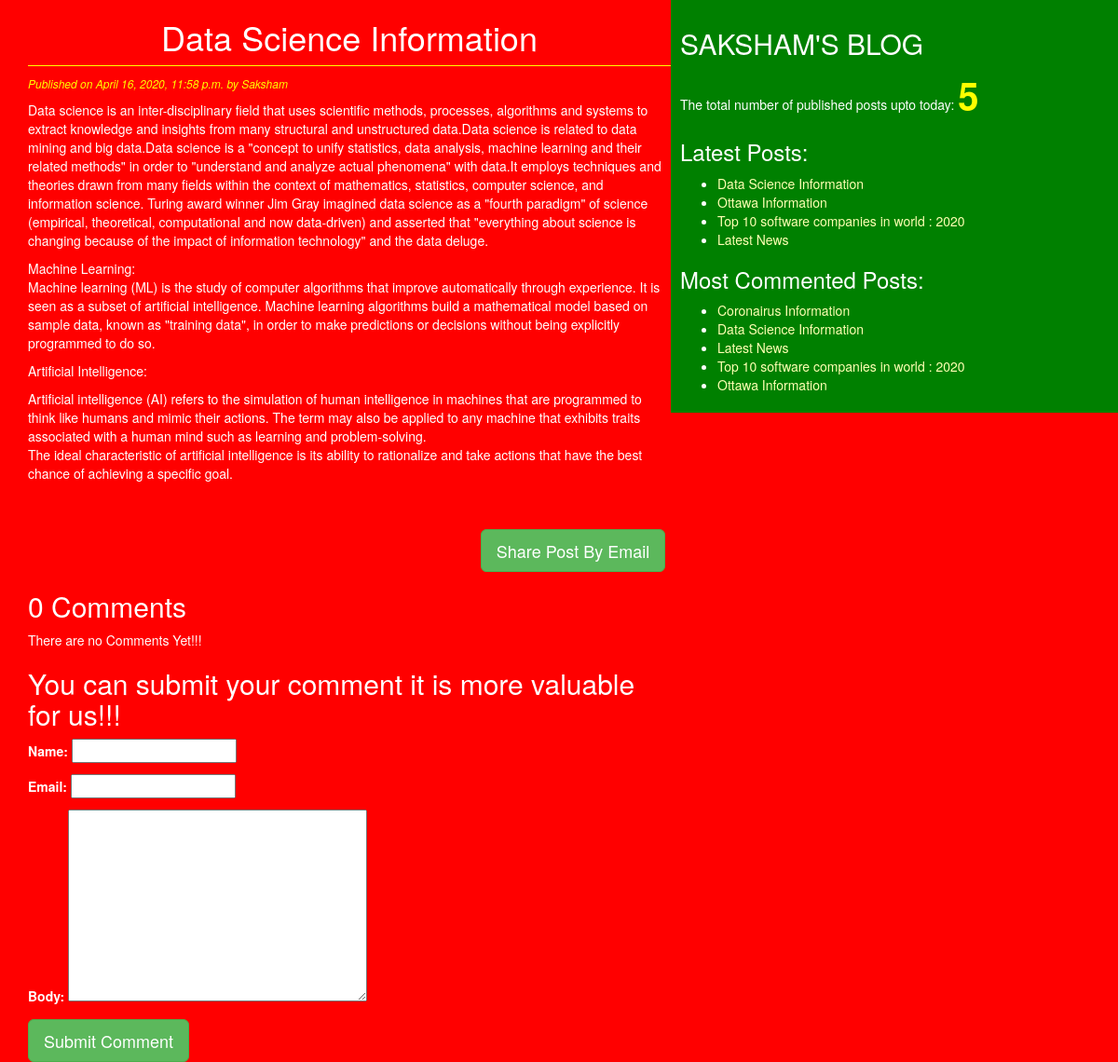
/2020/04/16/data-science-information/, run on the app's committed database.
### blog/models.py (models this page shows, shortened)
class Post(models.Model):
    STATUS_CHOICES=(('draft','Draft'),('published','Published'))
    title=models.CharField(max_length=256)
    slug=models.SlugField(max_length=264,unique_for_date='publish')
    author=models.ForeignKey(User,related_name='blog_posts',on_delete=models.DO_NOTHING)
    body=models.TextField()
    publish=models.DateTimeField(default=timezone.now)
    created=models.DateTimeField(auto_now_add=True)
    updated=models.DateTimeField(auto_now=True)
    status=models.CharField(max_length=10,choices=STATUS_CHOICES,default='draft')
    objects=CustomManager()
    tags=TaggableManager()
    class Meta:
        ordering=('-publish',)
    def get_absolute_url(self):
        return reverse('post_detail',args=[self.publish.year,self.publish.strftime('%m'),self.publish.strftime('%d'),self.slug])

### blog/views.py (the view)
# urls.py: url(r'^(?P<year>\d{4})/(?P<month>\d{2})/(?P<day>\d{2})/(?P<post>[-\w]+)/$', views.post_detail_view,name='post_detail'),
def post_detail_view(request,year,month,day,post):
    post=get_object_or_404(Post,slug=post,
                                status='published',
                                publish__year=year,
                                publish__month=month,
                                publish__day=day)
    comments=post.comments.filter(active=True)
    csubmit=False
    if request.method=='POST':
        form=CommentForm(request.POST)
        if form.is_valid():
            new_comment=form.save(commit=False)
            new_comment.post=post
            new_comment.save()
            csubmit=True
    else:
        form=CommentForm()
    return render(request,'blog/post_detail.html',{'post':post,'form':form,'csubmit':csubmit,'comments':comments})

### blog/forms.py
class CommentForm(forms.ModelForm):
    class Meta:
        model=Comment
        fields=('name','email','body')

### blog/models.py (called while the page is built)
    def get_queryset(self):
        return super().get_queryset().filter(status='published')

### blog/templatetags/blog_tags.py (called while the page is built)
@register.simple_tag(name='my_tag')
def total_posts():
    return Post.objects.count()

@register.inclusion_tag('blog/latest_posts123.html')
def show_latest_posts(count=3):
    latest_posts=Post.objects.order_by('-publish')[:count]
    return {'latest_posts':latest_posts}

@register.simple_tag
def get_most_commented_posts(count=5):
    return Post.objects.annotate(total_comments=Count('comments')).order_by('-total_comments')[:count]

### templates/blog/post_detail.html (shortened to what this page needs)
{%extends 'blog/base.html' %}
    {%block content%}
      <h1>{{post.title}}</h1>
      <p id='date'>Published on {{post.publish}} by {{post.author|title}}</p>
      {{post.body|linebreaks}}<br><br>
      <div class="container" align='center'>
        <a href="/{{post.id}}/share" class="btn btn-lg btn-success">Share Post By Email</a>
      </div>
      {% with comments.count as comments_count%}
        <h2>{{comments_count}} Comment{{comments_count|pluralize}}</h2>
      {%endwith%}
      {%if comments%}
        {%for comment in comments%}
             <p id='ch'>Comment {{forloop.counter}} by {{comment.name}} on {{comment.created}}</p>
             <div class="cb">{{comment.body|linebreaks}}</div>
         {%endfor%}
         <hr>
          {%else%}
            <p>There are no Comments Yet!!!</p>
      {%endif%}
      {%if csubmit %}
          <h2>Your Comment Added Successfully </h2>
          {%else%}
          <h2>You can submit your comment it is more valuable for us!!!</h2>
             <form method="post">
               {{form.as_p}}
               <input type="submit" class='btn btn-success btn-lg' value="Submit Comment">
             </form>
        {%endif%}
    {%endblock%}

### templates/blog/base.html (shortened to what this page needs)
<!DOCTYPE html>
{%load blog_tags%}
{%load staticfiles%}
<html lang="en" dir="ltr">
  <head>
    <link rel="stylesheet" href="https://maxcdn.bootstrapcdn.com/bootstrap/3.3.7/css/bootstrap.min.css">
    <link rel="stylesheet" href="{%static "css/blog.css" %}">
  </head>
  <body>
    <div class="content">
      {%block content%}{%endblock%}
    </div>
    <div class='sidebar'>
      <h2>SAKSHAM'S BLOG</h2>
      <p>The total number of published posts upto today: <span id='pcount'>{% my_tag%}</span> </p>
      <h3>Latest Posts:</h3>{%show_latest_posts 4%}
      <h3>Most Commented Posts:</h3>
      {%get_most_commented_posts as most_commented_posts%}
      <ul>
         {%for post in most_commented_posts %}
        <li><a href="{{post.get_absolute_url}}">{{post.title}}</a></li>
        {%endfor%}
      </ul>
    </div>
  </body>
</html>

### templates/blog/latest_posts123.html
<ul>
  {%for post in latest_posts %}
  <li><a href="{{post.get_absolute_url}}">{{post.title}}</a></li>
  {%endfor%}
</ul>

### static/css/blog.css (style rules this page uses)
.content { width:60%; float:left; padding:0 0 0 30px; background: red; height:100%; }
.sidebar { width:40%; float:right; padding: 10px; background:green; height:100%; }
h1 { text-align: center; border-bottom: 1px solid yellow ; padding-bottom: 10px; }
body { color:white; background: red; }
#date { color:yellow; font-size: 12px; font-style: italic; }
a { color:#ffffb3; }
#pcount { font-size: 40px; color: yellow; font-weight: bold; }

### data on the page
Post: title "Data Science Information", publish "April 16, 2020, 11:58 p.m.", author "Saksham", body "Data science is an inter-disciplinary field that uses scientific methods, processes, algorithms and systems to extract knowledge and insights from many structural and unstructured data.Data science is related to data mining and big data.Data science is a \"concept to unify statistics, data analysis, machine learning and their related methods\" in order to \"understand and analyze actual phenomena\" with data.It employs techniques and theories drawn from many fields within the context of mathematics, statistics, computer science, and information science. Turing award winner Jim Gray imagined data science as a \"fourth paradigm\" of science (empirical, theoretical, computational and now…"
Post: title "Ottawa Information"
Post: title "Top 10 software companies in world : 2020"
Post: title "Latest News"
Post: title "Coronairus Information"

### other printed values
{{ comments_count }} "0"
